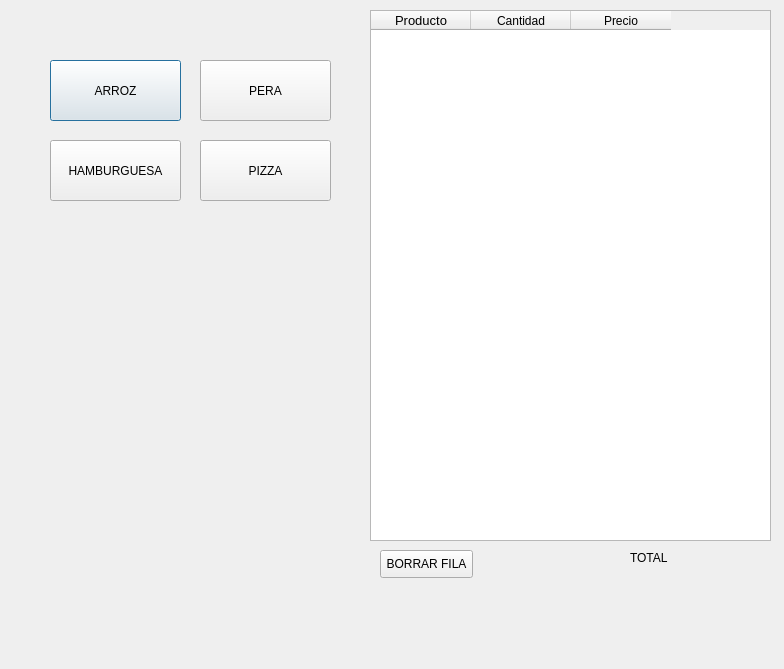
<?xml version="1.0" encoding="UTF-8"?>
<ui version="4.0">
 <class>Dialog</class>
 <widget class="QDialog" name="Dialog">
  <property name="geometry">
   <rect>
    <x>0</x>
    <y>0</y>
    <width>784</width>
    <height>669</height>
   </rect>
  </property>
  <property name="windowTitle">
   <string>Dialog</string>
  </property>
  <widget class="QTableWidget" name="cuenta4">
   <property name="geometry">
    <rect>
     <x>370</x>
     <y>10</y>
     <width>401</width>
     <height>531</height>
    </rect>
   </property>
   <attribute name="horizontalHeaderMinimumSectionSize">
    <number>40</number>
   </attribute>
   <attribute name="verticalHeaderMinimumSectionSize">
    <number>40</number>
   </attribute>
   <column>
    <property name="text">
     <string>Producto</string>
    </property>
    <property name="font">
     <font>
      <pointsize>10</pointsize>
     </font>
    </property>
   </column>
   <column>
    <property name="text">
     <string>Cantidad</string>
    </property>
   </column>
   <column>
    <property name="text">
     <string>Precio</string>
    </property>
   </column>
  </widget>
  <widget class="QLabel" name="total4">
   <property name="geometry">
    <rect>
     <x>630</x>
     <y>550</y>
     <width>91</width>
     <height>16</height>
    </rect>
   </property>
   <property name="text">
    <string>TOTAL</string>
   </property>
  </widget>
  <widget class="QPushButton" name="arroz4">
   <property name="geometry">
    <rect>
     <x>50</x>
     <y>60</y>
     <width>131</width>
     <height>61</height>
    </rect>
   </property>
   <property name="text">
    <string>ARROZ</string>
   </property>
  </widget>
  <widget class="QPushButton" name="pera4">
   <property name="geometry">
    <rect>
     <x>200</x>
     <y>60</y>
     <width>131</width>
     <height>61</height>
    </rect>
   </property>
   <property name="text">
    <string>PERA</string>
   </property>
  </widget>
  <widget class="QPushButton" name="hamburguesa4">
   <property name="geometry">
    <rect>
     <x>50</x>
     <y>140</y>
     <width>131</width>
     <height>61</height>
    </rect>
   </property>
   <property name="text">
    <string>HAMBURGUESA</string>
   </property>
  </widget>
  <widget class="QPushButton" name="pizza4">
   <property name="geometry">
    <rect>
     <x>200</x>
     <y>140</y>
     <width>131</width>
     <height>61</height>
    </rect>
   </property>
   <property name="text">
    <string>PIZZA</string>
   </property>
  </widget>
  <widget class="QPushButton" name="borrar4">
   <property name="geometry">
    <rect>
     <x>380</x>
     <y>550</y>
     <width>93</width>
     <height>28</height>
    </rect>
   </property>
   <property name="text">
    <string>BORRAR FILA</string>
   </property>
  </widget>
 </widget>
 <resources/>
 <connections/>
</ui>
